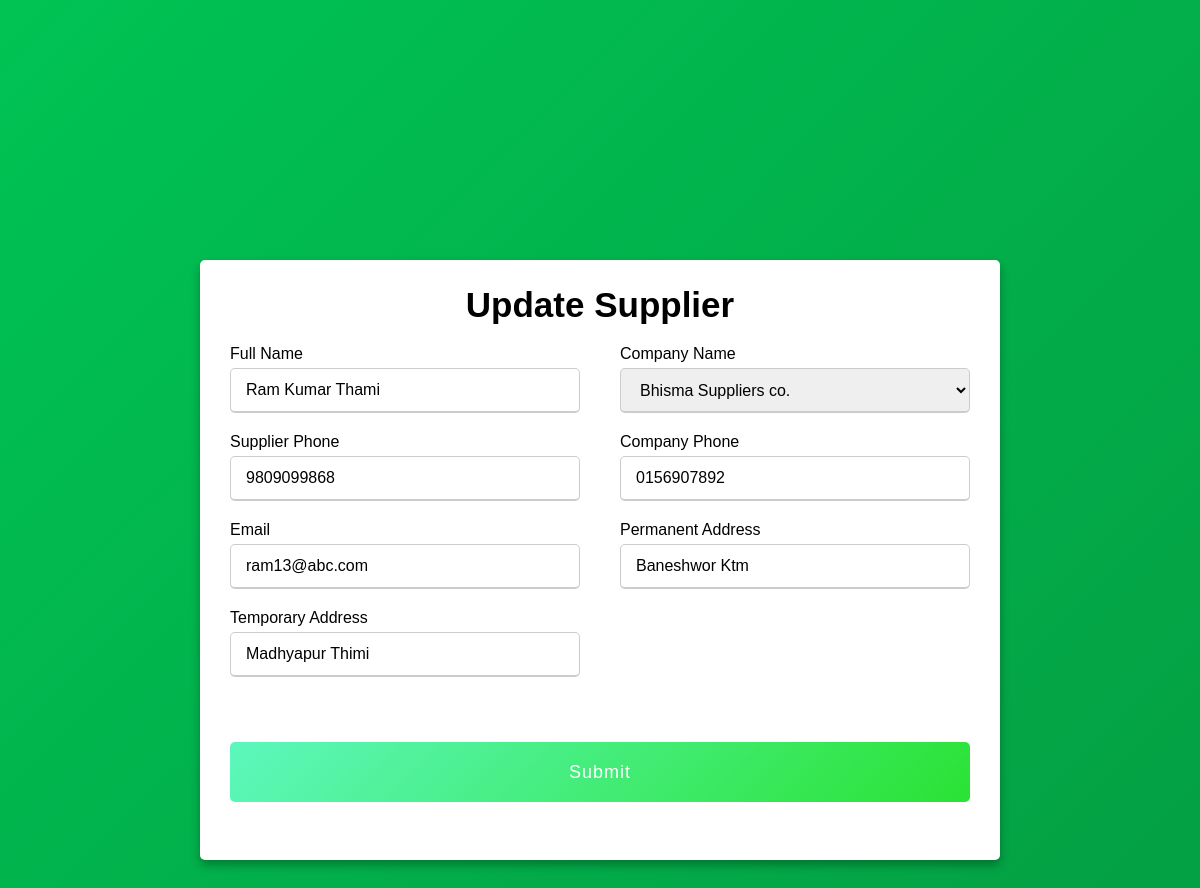
Screenshot of /OP14_updates.php?updateid=3 (signed in) with the database file from the repository.
### tables this page shows
CREATE TABLE `supp_record` (
  `supp_id` int(11) NOT NULL,
  `supp_name` varchar(255) NOT NULL,
  `com_name` int(255) NOT NULL,
  `doe` varchar(255) NOT NULL,
  `sphone` varchar(255) NOT NULL,
  `cphone` varchar(255) NOT NULL,
  `email` varchar(255) NOT NULL,
  `paddress` varchar(255) NOT NULL,
  `taddress` varchar(255) NOT NULL
);

### OP14_updates.php (the view, shortened to what this page needs)
<?php
                include "./Connection/dbcon.php";
                $id=$_GET['updateid'];
                $sql="SELECT * FROM supp_record WHERE supp_id = $id";
                $result=mysqli_query($con,$sql);
                $row=mysqli_fetch_assoc($result);
                    $supp_name = $row['supp_name'];
                    $com_name = $row['com_name'];
                    $sphone = $row['sphone'];
                    $cphone = $row['cphone'];
                    $email=$row['email'];
                    $paddress=$row['paddress'];
                    $taddress=$row['taddress'];
?>
<!DOCTYPE html>
<html lang="en" dir="ltr">
<head>
</head>
<body>
    <div class="add_main-form">
        <div class="add-form-container">
            <div class="title">Update Supplier</div>
            <div class="form-content">
                <form action="" method="POST">
                    <div class="user-details">
                        <div class="input-box">
                            <span class="details">Full Name</span>
                            <input type="text" placeholder="Enter Supplier Full Name" name="supp_name"  value="<?php echo $supp_name; ?>" id="add_name" onkeyup="validateName()" required minlength="8">
                        </div>
                        <div class="input-box">
          <span class="details">Company Name</span>
         <select name="com_name" value="<?php echo $com_name; ?>" id="">
            <?php
            $sqli="SELECT * FROM company_record";
            $result1=mysqli_query($con,$sqli);
            while($row=mysqli_fetch_array($result1)){
                echo '<option value='.$row['id'].'>'.$row['name'].'</option>';
            }
              ?>
        </select>
     </div>
                   <div class="input-box">
                            <span class="details">Supplier Phone</span>
                            <input type="tel" id="add_sphone" name="sphone"  value="<?php echo $sphone; ?>" placeholder="Enter Phone Number" onkeyup="validatesPhone()" required minlength="10">
                        </div>
                   <div class="input-box">
                            <span class="details">Company Phone</span>
                            <input type="tel" id="add_phone" name="cphone"  value="<?php echo $cphone; ?>" placeholder="Enter Phone Number" onkeyup="validatePhone()" required minlength="10">
                        </div>
                        <div class="input-box">
                            <span class="details">Email</span>
                            <input type="email" id="add_email"  value="<?php echo $email; ?>" name="email" placeholder="Enter Email Address" onkeyup="validateEmail()" required>
                        </div>
                        <div class="input-box">
                            <span class="details">Permanent Address</span>
                            <input type="text" name="paddress"  value="<?php echo $paddress; ?>" placeholder="Enter Full Address" onkeyup="validateAddress()" id="add_address" required>
                        </div>
                        <div class="input-box">
                            <span class="details">Temporary Address</span>
                            <input type="text" name="taddress"  value="<?php echo $taddress; ?>" placeholder="Enter Full Address" onkeyup="validateAddresss()" id="add_addresss">
                        </div>
                      </div>
                    <div class="button">
                        <button type="submit" id="add_user_btn" name="submit" value="Add Supplser" onclick="validateform()">Submit</button>
                    </div>
                </form>
            </div>
        </div>
    </div>
</body>
</html>

### OP14_updates.php (style rules this page uses)
* { margin: 0; padding: 0; box-sizing: border-box; font-family: 'Poppins', sans-serif; }
.add_main-form { width: 100vw; height: 140vh; display: flex; justify-content: center; align-items: center; padding: 10px; background: linear-gradient(135deg, #00c354, #049c41); }
.add-form-container { height: 600px; max-width: 800px; width: 100%; background-color: #fff; padding: 25px 30px; border-radius: 5px; box-shadow: 0 5px 10px rgba(0, 0, 0, 0.3); }
.add-form-container .title { text-align: center; font-size: 35px; font-weight: bold; position: relative; }
.add-form-container .form-content form .user-details { display: flex; flex-wrap: wrap; justify-content: space-between; margin-top: 20px; margin-bottom: 10px; }
.add-form-container form .user-details .input-box { margin-bottom: 20px; width: calc(100% / 2 - 20px); }
.add-form-container form .input-box span.details { display: block; font-weight: 500; margin-bottom: 5px; }
.add-form-container .user-details .input-box input, select { height: 45px; width: 100%; outline: none; font-size: 16px; border-radius: 5px; padding-left: 15px; border: 1px solid #ccc; border-bottom-width: 2px; transition: all 0.3s ease; }
.add-form-container form #add_user_btn { margin: 35px 0; height: 60px; width: 100%; border-radius: 5px; border: none; color: #fff; font-size: 18px; font-weight: 500; letter-spacing: 1px; cursor: pointer; transition: all 0.3s ease; background: linear-gradient(135deg, #5df7be, #2ae233); }

### rows the page displays
supp_record: supp_name "Ram Kumar Thami", sphone "9809099868", cphone "0156907892", email "ram13@abc.com", paddress "Baneshwor Ktm", taddress "Madhyapur Thimi"

### other values shown
form field com_name "Bhisma Suppliers co."
